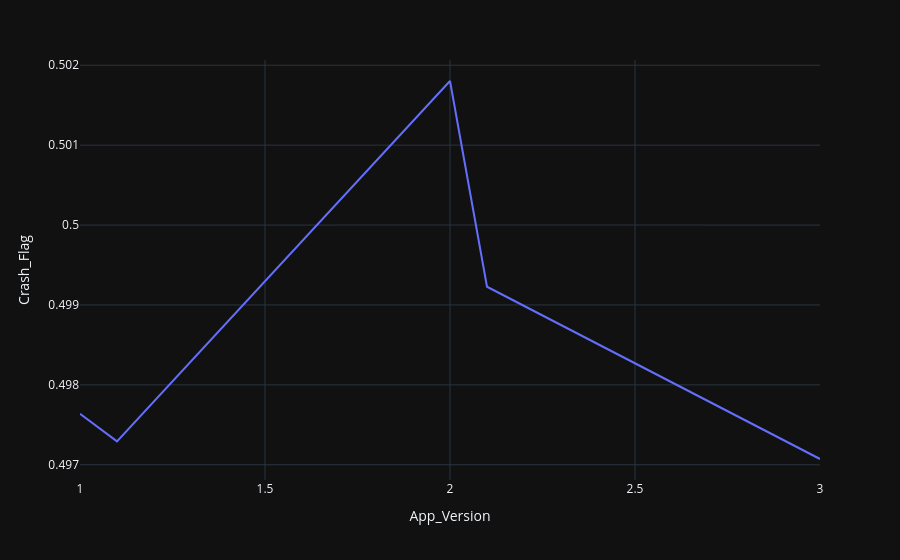

The notebook cell this image was saved under:
### Markdown cell above
Crash Rate by App Version

### Code cell
crash_version = df.groupby('App_Version')['Crash_Flag'].mean().reset_index()

px.line(crash_version,
        x='App_Version',
        y='Crash_Flag')

### Figure 1 — Plotly figure (JSON) as saved in the notebook; plotly's stock layout.template omitted (floating-point values rounded to 4 significant figures)
{"data": [{"hovertemplate": "App_Version=%{x}<br>Crash_Flag=%{y}<extra></extra>", "legendgroup": "", "line": {"color": "#636efa", "dash": "solid"}, "marker": {"symbol": "circle"}, "mode": "lines", "name": "", "orientation": "v", "showlegend": false, "x": [1.0, 1.1, 2.0, 2.1, 3.0], "xaxis": "x", "y": [0.4976, 0.4973, 0.5018, 0.4992, 0.4971], "yaxis": "y", "type": "scatter"}], "layout": {"xaxis": {"anchor": "y", "domain": [0.0, 1.0], "title": {"text": "App_Version"}}, "yaxis": {"anchor": "x", "domain": [0.0, 1.0], "title": {"text": "Crash_Flag"}}, "legend": {"tracegroupgap": 0}, "margin": {"t": 60}}}
